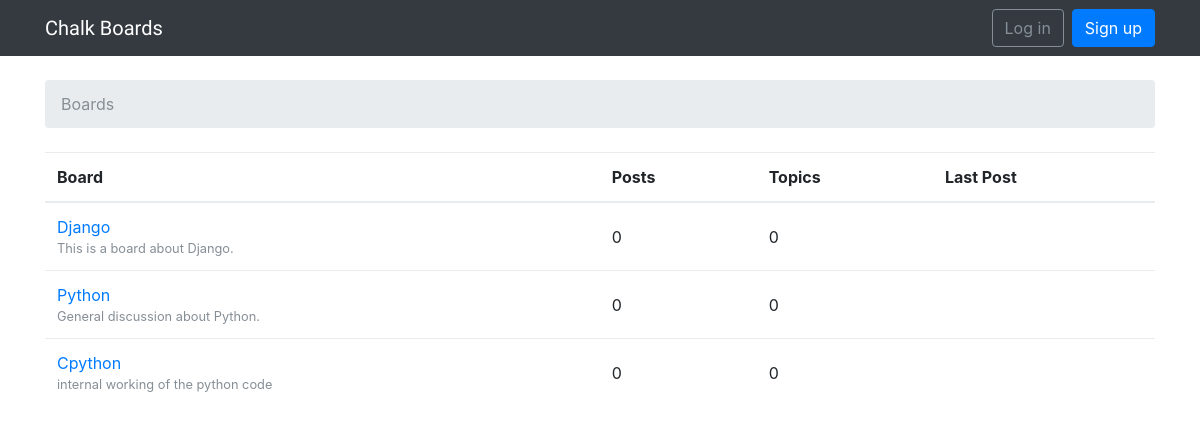
The page / on the database its author committed.
### boards/models.py (models this page shows, shortened)
class Board(models.Model):
    name = models.CharField(max_length=30, unique=True)
    description = models.CharField(max_length=100)

### boards/views.py (the view)
# urls.py: 2. Add a URL to urlpatterns:  url(r'^$', views.home, name='home')
def home(request):
    boards = Board.objects.all()
    return render(request, 'home.html', {'boards': boards})

### templates/home.html
{% extends 'base.html' %}
{% block breadcrumb %}
  <li class="breadcrumb-item active">Boards</li>
{% endblock %}
{% block content %}
  <table class="table">
    <thead class="thead-inverse">
      <tr>
        <th>Board</th>
        <th>Posts</th>
        <th>Topics</th>
        <th>Last Post</th>
      </tr>
    </thead>
    <tbody>
      {% for board in boards %}
        <tr>
          <td>
            <a href="{% url 'board_topics' board.pk %}">{{ board.name }}</a>
            <small class="text-muted d-block">{{ board.description }}</small>
          </td>
          <td class="align-middle">0</td>
          <td class="align-middle">0</td>
          <td></td>
        </tr>
      {% endfor %}
    </tbody>
  </table>
{% endblock %}

### rows shown on the page
Board: name "Django", description "This is a board about Django."
Board: name "Python", description "General discussion about Python."
Board: name "Cpython", description "internal working of the python code"
